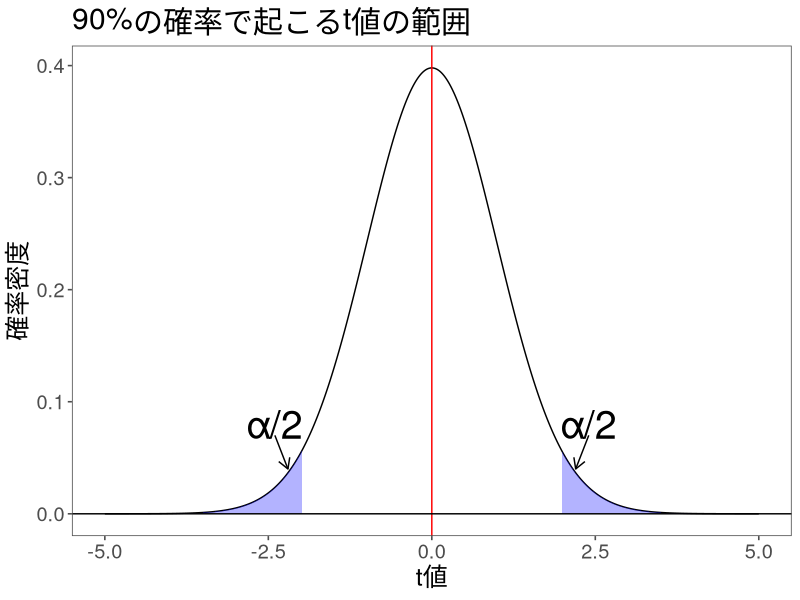
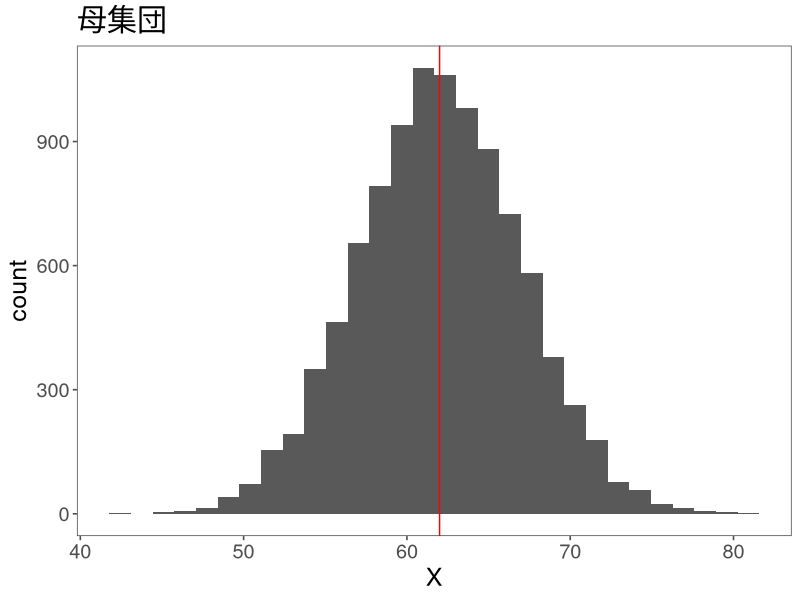
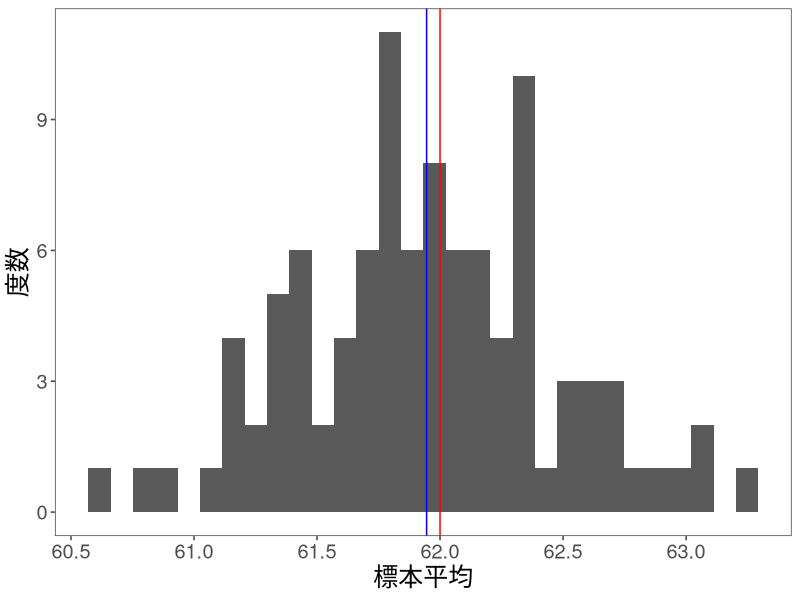
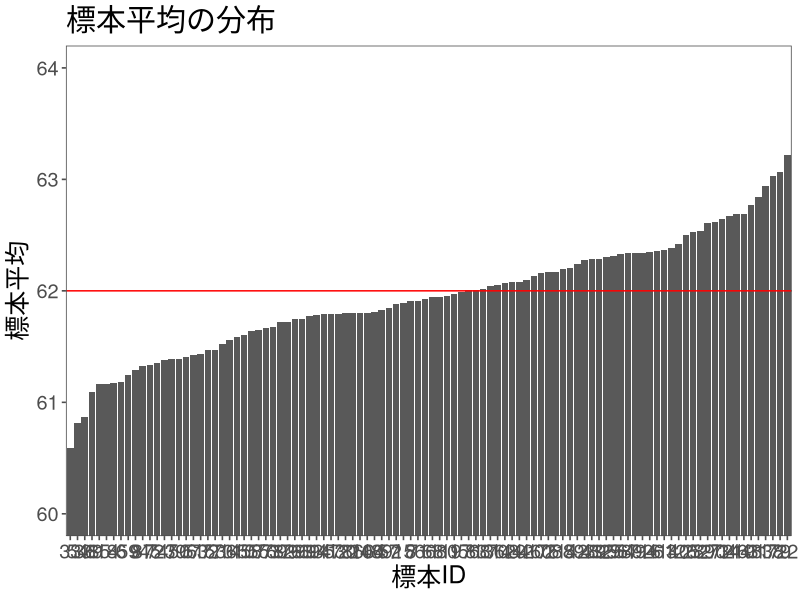
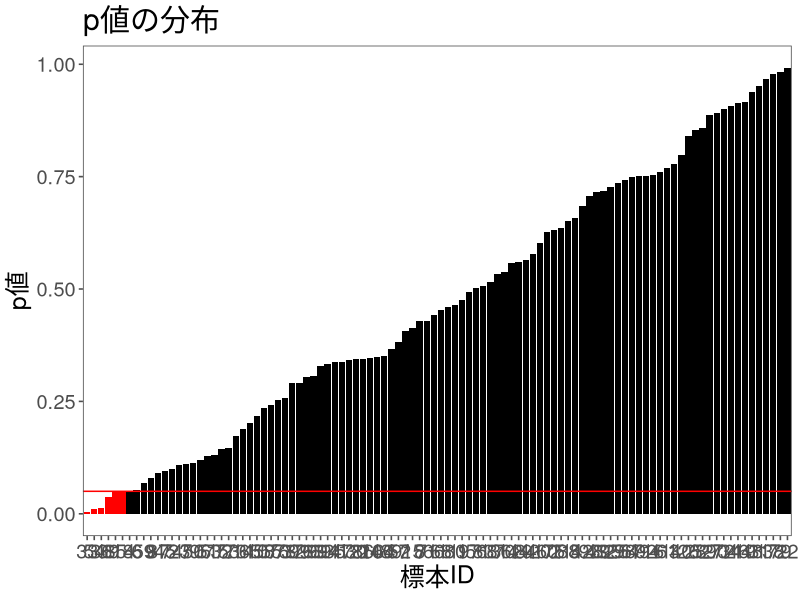

Reproduce these figures in R, in order.
## ---- chunk 1
#| echo: FALSE
library(tidyverse)
library(ggthemes)
mystyle <- list (#  ggplotのテーマ
  theme_few(), # ggthemesパッケージ
  theme(
    text = element_text(
      size=18
    )))
set.seed(123)
## ---- chunk 2
# 自由度を設定
n = 100
df <- n-1

# データを生成
data <- data.frame(x = seq(-5, 5, by = 0.01))
data$y <- dt(data$x, df) # 変数yを作成


# 90%の領域の上限と下限をqt()で計算
ql <- qt(0.025, df)
qu <- qt(0.975, df)

# t分布を書く
g <- ggplot(data) + aes(x = x, y = y) + geom_line()
g <- g + geom_area(data = data %>% filter(x <= ql), fill = "blue", alpha = 0.3) + geom_area(data = data %>% filter(x >= qu), fill = "blue", alpha = 0.3)
g <- g + geom_vline(xintercept = 0, color = "red")
g <- g + xlab("t値") + ylab("確率密度") + labs(title = "90%の確率で起こるt値の範囲")
g <- g + geom_hline(yintercept = 0)
g <- g + annotate(geom = "text", x = 2.4, y = 0.08, label = "α/2", size = 10)
g <- g + annotate(# 始点や終点などを指定して矢印を追加
  geom = "segment", x = 2.4, xend = 2.2,
  y = 0.07, yend = 0.04, color = "black", size = 0.5,
  arrow = arrow(length = unit(0.3, "cm"))
  )
g <- g + annotate(geom = "text", x = -2.4, y = 0.08, label = "α/2", size = 10) +
  annotate(# 始点や終点などを指定して矢印を追加
  geom = "segment", x = -2.4, xend = -2.2,
  y = 0.07, yend = 0.04, color = "black", size = 0.5,
  arrow = arrow(length = unit(0.3, "cm"))
  ) + mystyle
print(g)
## ---- chunk 3
N <- 10000
X <- rnorm(N, 62, 5) # 母集団
ggplot(data.frame(X)) + aes(X) + geom_histogram() + ggtitle("母集団") + geom_vline(xintercept = 62, color = "red") + mystyle
## ---- chunk 4
n <- 100
sample_mean <- numeric(n) # 空の箱を用意
for(i in 1:100){
  x_sample <- sample(X, n) # 標本を抽出
  sample_mean[i] <- mean(x_sample) # 標本平均を計算
}
df_mean <- data.frame(sample_mean)
## ---- chunk 5
g_mean <- ggplot(df_mean) + aes(x=sample_mean) +
  geom_histogram() + xlab("標本平均") + ylab("度数") +
  geom_vline(xintercept = mean(sample_mean), color = "blue") +
  geom_vline(xintercept = 62, color="red") + mystyle
print(g_mean)
## ---- chunk 6
g_m <- ggplot(df_mean) +
    aes(x = reorder(seq_along(sample_mean), sample_mean), y = sample_mean) +
    geom_bar(stat="identity") + geom_hline(yintercept = 62, color = "red") +
   coord_cartesian(ylim = c(60, 64)) +
    ylab("標本平均") + xlab("標本ID") + ggtitle("標本平均の分布") + mystyle
print(g_m)
## ---- chunk 7
t <- (min(df_mean$sample_mean) - 62) / (5 / sqrt(n))
print(t)
## ---- chunk 8
pt(t, df = n-1)
## ---- chunk 9
df_mean <- df_mean %>%
  mutate(
    t_value = (sample_mean - 62) / (5 / sqrt(n)),
    p_value = pt(t_value, df = n-1)
  )

ggplot(df_mean) +
    aes(x = reorder(seq_along(p_value), p_value), y = p_value) + # グラフの設定
    geom_bar(stat="identity", fill = ifelse(df_mean$p_value < 0.05, "red", "black")) + #
    geom_hline(yintercept = 0.05, color = "red") + # 有意水準0.05
    ylab("p値") + xlab("標本ID") + ggtitle("p値の分布") + mystyle # 軸の設定
